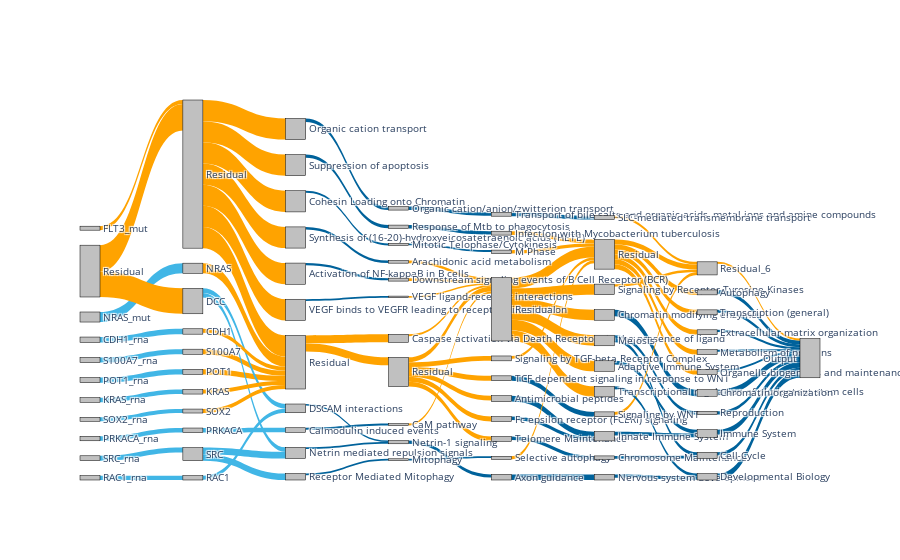
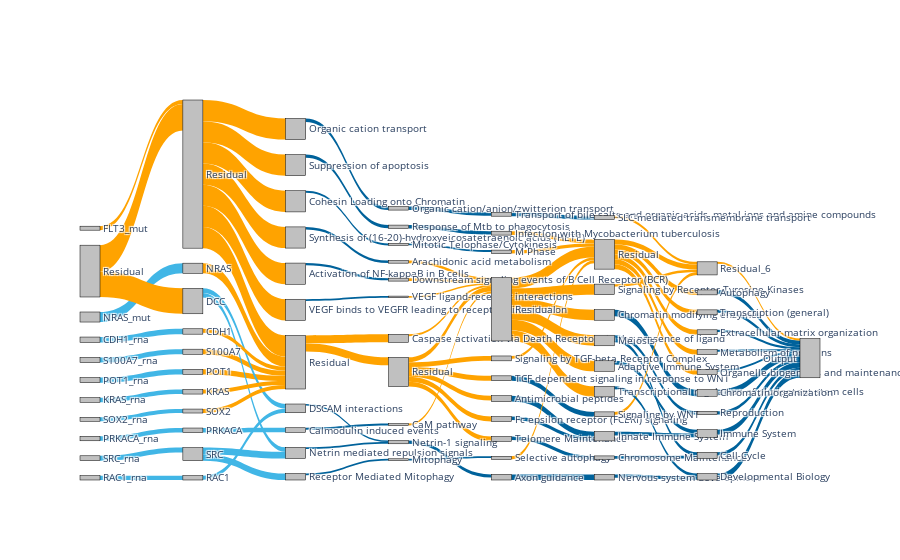

Notebook source saved alongside these figures, in order:
### Code cell
imps_dir = '/mnt/disks/pancan/pnet/results/ploidy/tcga_skcm/run0/'
savepath = '/mnt/disks/pancan/pnet/figures/ploidy_tcga_sankey_diagram.html'
sk = sankey_diag.SankeyDiag(imps_dir)
sk.get_sankey_diag(savepath)

### Figure 1 — Plotly figure (JSON) as saved in the notebook; plotly's stock layout.template omitted (floating-point values rounded to 4 significant figures)
{"data": [{"link": {"color": ["#41B6E6", "#41B6E6", "#41B6E6", "#41B6E6", "#41B6E6", "#41B6E6", "#41B6E6", "#41B6E6", "#FFA300", "#41B6E6", "#FFA300", "#FFA300", "#FFA300", "#41B6E6", "#41B6E6", "#FFA300", "#FFA300", "#41B6E6", "#41B6E6", "#41B6E6", "#41B6E6", "#FFA300", "#FFA300", "#FFA300", "#FFA300", "#FFA300", "#FFA300", "#FFA300", "#FFA300", "#FFA300", "#FFA300", "#00629B", "#00629B", "#00629B", "#00629B", "#00629B", "#00629B", "#00629B", "#00629B", "#00629B", "#00629B", "#FFA300", "#FFA300", "#00629B", "#00629B", "#00629B", "#FFA300", "#FFA300", "#00629B", "#FFA300", "#FFA300", "#00629B", "#FFA300", "#FFA300", "#FFA300", "#FFA300", "#FFA300", "#FFA300", "#FFA300", "#00629B", "#00629B", "#00629B", "#FFA300", "#00629B", "#00629B", "#FFA300", "#00629B", "#FFA300", "#FFA300", "#FFA300", "#FFA300", "#FFA300", "#FFA300", "#FFA300", "#FFA300", "#00629B", "#00629B", "#00629B", "#00629B", "#00629B", "#00629B", "#FFA300", "#00629B", "#00629B", "#FFA300", "#FFA300", "#FFA300", "#FFA300", "#FFA300", "#FFA300", "#FFA300", "#FFA300", "#00629B", "#00629B", "#00629B", "#00629B", "#00629B", "#00629B", "#00629B", "#00629B", "#00629B", "#00629B", "#FFA300"], "source": [2, 4, 6, 8, 10, 12, 14, 16, 18, 20, 0, 0, 3, 11, 11, 9, 7, 22, 22, 15, 17, 13, 5, 21, 1, 1, 1, 1, 1, 1, 1, 24, 25, 26, 27, 28, 29, 30, 31, 32, 33, 23, 23, 35, 36, 37, 38, 39, 40, 41, 42, 43, 44, 34, 34, 34, 34, 34, 34, 46, 47, 48, 49, 50, 51, 52, 53, 54, 55, 45, 45, 45, 45, 45, 45, 57, 58, 59, 60, 60, 61, 62, 63, 64, 65, 66, 56, 56, 56, 56, 56, 56, 68, 69, 70, 71, 72, 73, 74, 75, 76, 77, 67], "target": [3, 5, 7, 9, 11, 13, 15, 17, 1, 21, 22, 1, 23, 30, 31, 23, 23, 33, 30, 29, 33, 23, 23, 23, 24, 25, 26, 27, 28, 32, 23, 35, 36, 39, 38, 40, 42, 37, 43, 44, 37, 41, 34, 50, 49, 47, 45, 45, 52, 45, 45, 54, 45, 46, 48, 51, 53, 55, 45, 58, 61, 62, 56, 65, 63, 56, 58, 56, 56, 57, 59, 60, 64, 66, 56, 69, 70, 70, 73, 72, 68, 67, 72, 68, 67, 67, 71, 74, 75, 76, 77, 67, 78, 78, 78, 78, 78, 78, 78, 78, 78, 78, 78], "value": [0.02118, 0.01139, 0.01084, 0.0108, 0.01026, 0.00973, 0.009558, 0.009185, 0.008405, 0.008337, 0.05364, 0.05569, 0.02149, 0.01376, 0.01376, 0.01084, 0.0107, 0.009746, 0.009746, 0.009667, 0.008719, 0.008644, 0.008392, 0.008364, 0.04466, 0.04466, 0.04466, 0.04466, 0.04466, 0.04466, 0.04466, 0.007481, 0.006933, 0.005234, 0.004625, 0.004287, 0.004183, 0.003752, 0.003694, 0.003464, 0.002984, 0.01693, 0.01693, 0.007199, 0.006942, 0.00668, 0.006199, 0.005616, 0.004102, 0.004078, 0.003812, 0.003404, 0.003228, 0.01028, 0.01028, 0.01028, 0.01028, 0.01028, 0.01028, 0.01243, 0.01182, 0.01012, 0.008248, 0.008039, 0.007366, 0.007214, 0.007063, 0.006451, 0.006044, 0.02226, 0.02226, 0.02226, 0.02226, 0.02226, 0.02226, 0.01398, 0.00829, 0.007757, 0.007299, 0.007299, 0.006834, 0.006388, 0.006011, 0.005913, 0.005706, 0.005136, 0.01042, 0.01042, 0.01042, 0.01042, 0.01042, 0.01042, 0.01346, 0.01207, 0.01169, 0.008415, 0.007511, 0.007057, 0.006009, 0.004435, 0.004199, 0.004041, 0.004041]}, "node": {"color": "silver", "label": ["Residual", "Residual", "NRAS_mut", "NRAS", "CDH1_rna", "CDH1", "S100A7_rna", "S100A7", "POT1_rna", "POT1", "SRC_rna", "SRC", "KRAS_rna", "KRAS", "PRKACA_rna", "PRKACA", "RAC1_rna", "RAC1", "FLT3_mut", "FLT3", "SOX2_rna", "SOX2", "DCC", "Residual", "Organic cation transport", "Suppression of apoptosis", "Synthesis of (16-20)-hydroxyeicosatetraenoic acids (HETE)", "Activation of NF-kappaB in B cells", "Cohesin Loading onto Chromatin", "Calmodulin induced events", "Netrin mediated repulsion signals", "Receptor Mediated Mitophagy", "VEGF binds to VEGFR leading to receptor dimerization", "DSCAM interactions", "Residual", "Organic cation/anion/zwitterion transport", "Response of Mtb to phagocytosis", "Netrin-1 signaling", "Downstream signaling events of B Cell Receptor (BCR)", "Arachidonic acid metabolism", "Mitotic Telophase/Cytokinesis", "Caspase activation via Death Receptors in the presence of ligand", "CaM pathway", "Mitophagy", "VEGF ligand-receptor interactions", "Residual", "Antimicrobial peptides", "Axon guidance", "TCF dependent signaling in response to WNT", "Infection with Mycobacterium tuberculosis", "Transport of bile salts and organic acids, metal ions and amine compounds", "Telomere Maintenance", "M Phase", "Fc epsilon receptor (FCERI) signaling", "Selective autophagy", "Signaling by TGF-beta Receptor Complex", "Residual", "Chromatin modifying enzymes", "Innate Immune System", "Adaptive Immune System", "Meiosis", "Nervous system development", "Signaling by WNT", "Chromosome Maintenance", "Transcriptional regulation of pluripotent stem cells", "SLC-mediated transmembrane transport", "Signaling by Receptor Tyrosine Kinases", "Residual_6", "Developmental Biology", "Chromatin organization", "Immune System", "Autophagy", "Cell Cycle", "Reproduction", "Transcription (general)", "Extracellular matrix organization", "Metabolism of proteins", "Organelle biogenesis and maintenance", "Output"], "line": {"color": "black", "width": 0.5}, "pad": 15, "thickness": 20}, "type": "sankey"}], "layout": {"autosize": true, "font": {"size": 10}}}

### Figure 2 — Plotly figure (JSON) as saved in the notebook; plotly's stock layout.template omitted (floating-point values rounded to 4 significant figures)
{"data": [{"link": {"color": ["#41B6E6", "#41B6E6", "#41B6E6", "#41B6E6", "#41B6E6", "#41B6E6", "#41B6E6", "#41B6E6", "#FFA300", "#41B6E6", "#FFA300", "#FFA300", "#FFA300", "#41B6E6", "#41B6E6", "#FFA300", "#FFA300", "#41B6E6", "#41B6E6", "#41B6E6", "#41B6E6", "#FFA300", "#FFA300", "#FFA300", "#FFA300", "#FFA300", "#FFA300", "#FFA300", "#FFA300", "#FFA300", "#FFA300", "#00629B", "#00629B", "#00629B", "#00629B", "#00629B", "#00629B", "#00629B", "#00629B", "#00629B", "#00629B", "#FFA300", "#FFA300", "#00629B", "#00629B", "#00629B", "#FFA300", "#FFA300", "#00629B", "#FFA300", "#FFA300", "#00629B", "#FFA300", "#FFA300", "#FFA300", "#FFA300", "#FFA300", "#FFA300", "#FFA300", "#00629B", "#00629B", "#00629B", "#FFA300", "#00629B", "#00629B", "#FFA300", "#00629B", "#FFA300", "#FFA300", "#FFA300", "#FFA300", "#FFA300", "#FFA300", "#FFA300", "#FFA300", "#00629B", "#00629B", "#00629B", "#00629B", "#00629B", "#00629B", "#FFA300", "#00629B", "#00629B", "#FFA300", "#FFA300", "#FFA300", "#FFA300", "#FFA300", "#FFA300", "#FFA300", "#FFA300", "#00629B", "#00629B", "#00629B", "#00629B", "#00629B", "#00629B", "#00629B", "#00629B", "#00629B", "#00629B", "#FFA300"], "source": [2, 4, 6, 8, 10, 12, 14, 16, 18, 20, 0, 0, 3, 11, 11, 9, 7, 22, 22, 15, 17, 13, 5, 21, 1, 1, 1, 1, 1, 1, 1, 24, 25, 26, 27, 28, 29, 30, 31, 32, 33, 23, 23, 35, 36, 37, 38, 39, 40, 41, 42, 43, 44, 34, 34, 34, 34, 34, 34, 46, 47, 48, 49, 50, 51, 52, 53, 54, 55, 45, 45, 45, 45, 45, 45, 57, 58, 59, 60, 60, 61, 62, 63, 64, 65, 66, 56, 56, 56, 56, 56, 56, 68, 69, 70, 71, 72, 73, 74, 75, 76, 77, 67], "target": [3, 5, 7, 9, 11, 13, 15, 17, 1, 21, 22, 1, 23, 30, 31, 23, 23, 33, 30, 29, 33, 23, 23, 23, 24, 25, 26, 27, 28, 32, 23, 35, 36, 39, 38, 40, 42, 37, 43, 44, 37, 41, 34, 50, 49, 47, 45, 45, 52, 45, 45, 54, 45, 46, 48, 51, 53, 55, 45, 58, 61, 62, 56, 65, 63, 56, 58, 56, 56, 57, 59, 60, 64, 66, 56, 69, 70, 70, 73, 72, 68, 67, 72, 68, 67, 67, 71, 74, 75, 76, 77, 67, 78, 78, 78, 78, 78, 78, 78, 78, 78, 78, 78], "value": [0.02118, 0.01139, 0.01084, 0.0108, 0.01026, 0.00973, 0.009558, 0.009185, 0.008405, 0.008337, 0.05364, 0.05569, 0.02149, 0.01376, 0.01376, 0.01084, 0.0107, 0.009746, 0.009746, 0.009667, 0.008719, 0.008644, 0.008392, 0.008364, 0.04466, 0.04466, 0.04466, 0.04466, 0.04466, 0.04466, 0.04466, 0.007481, 0.006933, 0.005234, 0.004625, 0.004287, 0.004183, 0.003752, 0.003694, 0.003464, 0.002984, 0.01693, 0.01693, 0.007199, 0.006942, 0.00668, 0.006199, 0.005616, 0.004102, 0.004078, 0.003812, 0.003404, 0.003228, 0.01028, 0.01028, 0.01028, 0.01028, 0.01028, 0.01028, 0.01243, 0.01182, 0.01012, 0.008248, 0.008039, 0.007366, 0.007214, 0.007063, 0.006451, 0.006044, 0.02226, 0.02226, 0.02226, 0.02226, 0.02226, 0.02226, 0.01398, 0.00829, 0.007757, 0.007299, 0.007299, 0.006834, 0.006388, 0.006011, 0.005913, 0.005706, 0.005136, 0.01042, 0.01042, 0.01042, 0.01042, 0.01042, 0.01042, 0.01346, 0.01207, 0.01169, 0.008415, 0.007511, 0.007057, 0.006009, 0.004435, 0.004199, 0.004041, 0.004041]}, "node": {"color": "silver", "label": ["Residual", "Residual", "NRAS_mut", "NRAS", "CDH1_rna", "CDH1", "S100A7_rna", "S100A7", "POT1_rna", "POT1", "SRC_rna", "SRC", "KRAS_rna", "KRAS", "PRKACA_rna", "PRKACA", "RAC1_rna", "RAC1", "FLT3_mut", "FLT3", "SOX2_rna", "SOX2", "DCC", "Residual", "Organic cation transport", "Suppression of apoptosis", "Synthesis of (16-20)-hydroxyeicosatetraenoic acids (HETE)", "Activation of NF-kappaB in B cells", "Cohesin Loading onto Chromatin", "Calmodulin induced events", "Netrin mediated repulsion signals", "Receptor Mediated Mitophagy", "VEGF binds to VEGFR leading to receptor dimerization", "DSCAM interactions", "Residual", "Organic cation/anion/zwitterion transport", "Response of Mtb to phagocytosis", "Netrin-1 signaling", "Downstream signaling events of B Cell Receptor (BCR)", "Arachidonic acid metabolism", "Mitotic Telophase/Cytokinesis", "Caspase activation via Death Receptors in the presence of ligand", "CaM pathway", "Mitophagy", "VEGF ligand-receptor interactions", "Residual", "Antimicrobial peptides", "Axon guidance", "TCF dependent signaling in response to WNT", "Infection with Mycobacterium tuberculosis", "Transport of bile salts and organic acids, metal ions and amine compounds", "Telomere Maintenance", "M Phase", "Fc epsilon receptor (FCERI) signaling", "Selective autophagy", "Signaling by TGF-beta Receptor Complex", "Residual", "Chromatin modifying enzymes", "Innate Immune System", "Adaptive Immune System", "Meiosis", "Nervous system development", "Signaling by WNT", "Chromosome Maintenance", "Transcriptional regulation of pluripotent stem cells", "SLC-mediated transmembrane transport", "Signaling by Receptor Tyrosine Kinases", "Residual_6", "Developmental Biology", "Chromatin organization", "Immune System", "Autophagy", "Cell Cycle", "Reproduction", "Transcription (general)", "Extracellular matrix organization", "Metabolism of proteins", "Organelle biogenesis and maintenance", "Output"], "line": {"color": "black", "width": 0.5}, "pad": 15, "thickness": 20}, "type": "sankey"}], "layout": {"autosize": true, "font": {"size": 10}}}
